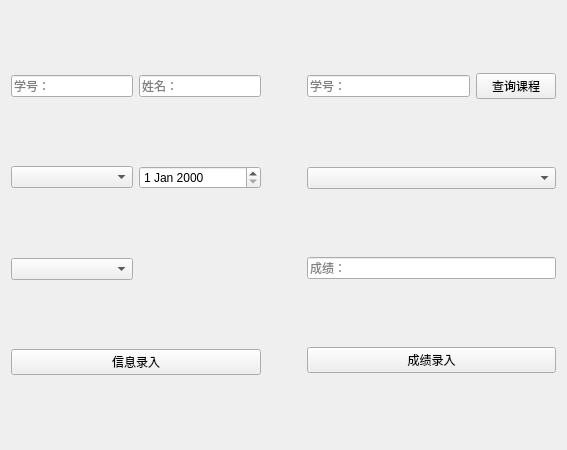
<?xml version="1.0" encoding="UTF-8"?>
<ui version="4.0">
 <class>Form</class>
 <widget class="QWidget" name="Form">
  <property name="geometry">
   <rect>
    <x>0</x>
    <y>0</y>
    <width>567</width>
    <height>450</height>
   </rect>
  </property>
  <property name="windowTitle">
   <string>Form</string>
  </property>
  <layout class="QHBoxLayout" name="horizontalLayout" stretch="1,0,1">
   <item>
    <layout class="QGridLayout" name="gridLayout">
     <property name="topMargin">
      <number>1</number>
     </property>
     <item row="3" column="0" colspan="2">
      <widget class="QPushButton" name="input_button">
       <property name="text">
        <string>信息录入</string>
       </property>
      </widget>
     </item>
     <item row="1" column="1">
      <widget class="QDateEdit" name="date_edit"/>
     </item>
     <item row="0" column="0">
      <widget class="QLineEdit" name="num_edit">
       <property name="placeholderText">
        <string>学号：</string>
       </property>
      </widget>
     </item>
     <item row="1" column="0">
      <widget class="QComboBox" name="gender_combobox">
       <property name="placeholderText">
        <string>性别：</string>
       </property>
       <item>
        <property name="text">
         <string>男</string>
        </property>
       </item>
       <item>
        <property name="text">
         <string>女</string>
        </property>
       </item>
      </widget>
     </item>
     <item row="0" column="1">
      <widget class="QLineEdit" name="name_edit">
       <property name="placeholderText">
        <string>姓名：</string>
       </property>
      </widget>
     </item>
     <item row="2" column="0">
      <widget class="QComboBox" name="class_combobox">
       <property name="placeholderText">
        <string>班级</string>
       </property>
      </widget>
     </item>
    </layout>
   </item>
   <item>
    <spacer name="horizontalSpacer">
     <property name="orientation">
      <enum>Qt::Horizontal</enum>
     </property>
     <property name="sizeHint" stdset="0">
      <size>
       <width>40</width>
       <height>20</height>
      </size>
     </property>
    </spacer>
   </item>
   <item>
    <layout class="QGridLayout" name="gridLayout_2">
     <property name="bottomMargin">
      <number>2</number>
     </property>
     <item row="0" column="0">
      <layout class="QHBoxLayout" name="horizontalLayout_2">
       <item>
        <widget class="QLineEdit" name="num_edit2">
         <property name="text">
          <string/>
         </property>
         <property name="placeholderText">
          <string>学号：</string>
         </property>
        </widget>
       </item>
       <item>
        <widget class="QPushButton" name="search_course_button">
         <property name="text">
          <string>查询课程</string>
         </property>
        </widget>
       </item>
      </layout>
     </item>
     <item row="2" column="0">
      <widget class="QLineEdit" name="score_edit">
       <property name="text">
        <string/>
       </property>
       <property name="placeholderText">
        <string>成绩：</string>
       </property>
      </widget>
     </item>
     <item row="3" column="0">
      <widget class="QPushButton" name="score_input_button">
       <property name="text">
        <string>成绩录入</string>
       </property>
      </widget>
     </item>
     <item row="1" column="0">
      <widget class="QComboBox" name="course_combobox">
       <property name="placeholderText">
        <string>课程ID</string>
       </property>
      </widget>
     </item>
    </layout>
   </item>
  </layout>
 </widget>
 <resources/>
 <connections/>
</ui>
